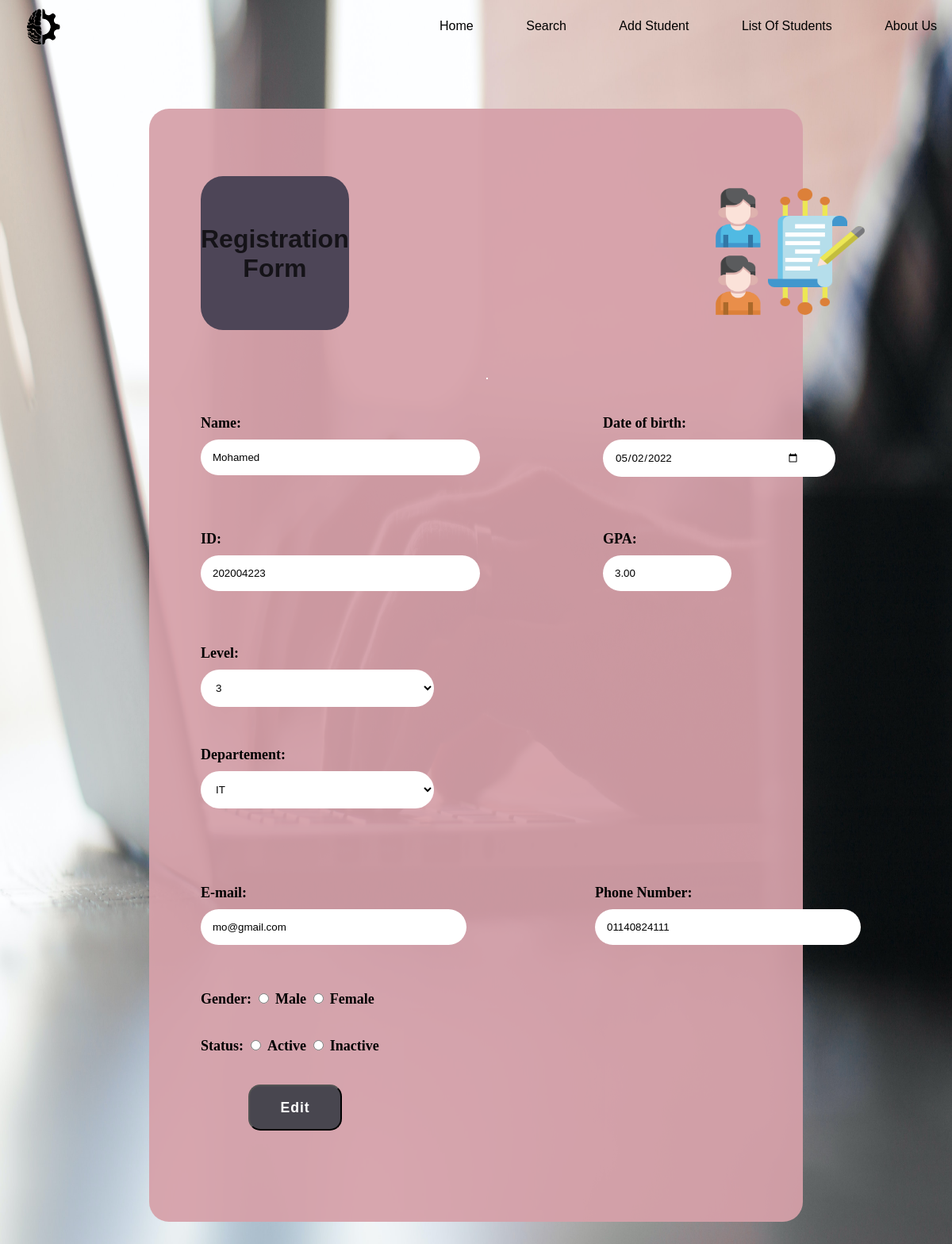
The page /edit/202004223 on the database its author committed.
### pages/models.py (models this page shows, shortened)
class Student(models.Model):
    name = models.CharField(max_length=100)
    studentID = models.CharField(max_length=8, unique=True)
    Email = models.EmailField()
    date = models.DateField()
    GPA = models.DecimalField(max_digits=3,decimal_places=2)
    levels = [ ('Level 1','Level 1'), ('Level 2','Level 2'),
            ('Level 3','Level 3'), ('Level 4','Level 4')]
    level = models.CharField(max_length=50, choices=levels)
    departments = [('IS', 'IS'), ('CS', 'CS'),
                   ('IT', 'IT'), ('DS', 'DS'), ('AI', 'AI')]
    department = models.CharField(max_length=50, choices=departments)
    phone = models.CharField(max_length=20)
    gender = models.CharField(max_length=50 ,choices=[('Female','Female'), ('Male', 'Male')])
    status = models.CharField(max_length=50,choices=[('Active', 'Active'), ('Inactive','Inactive')])
    class Meta:
        ordering = ['status','studentID']

### pages/views.py (the view, shortened to what this page needs)
# urls.py: path('edit/<int:id>',views.edit, name='edit'),
def edit(request,id):
    student_id = Student.objects.get(studentID=id)
    stu = {'stu': student_id}
    return render(request,'pages/edit.html' , stu)

### templates/pages/edit.html (shortened to what this page needs)
{% load static %}
<!DOCTYPE html>
<html>
    <head>
        <link rel="stylesheet" href="{% static 'css/bar.css' %}">
        <link rel="stylesheet" href="{% static 'css/Edit Student Data Page.css' %}">
        <link rel="stylesheet" href="https://cdnjs.cloudflare.com/ajax/libs/font-awesome/6.1.1/css/all.min.css">
         <link rel="stylesheet" href="{% static 'css/add.css' %}">
    </head>
    <body>
        <div class="nav">
            <ul>
                <li>
                    <a href="{% url 'index' %}">Home</a>
                </li>
                <li>
                    <a href="{% url 'search' %}" >Search</a>
                </li>
                <li>
                    <a href="{% url 'add' %}">Add Student</a>
                </li>
                <li>
                    <a href="{% url 'list' %}">List Of Students</a>
                </li>
                <li>
                    <a href="{% url 'about' %}" >About Us</a>
                </li>
            </ul>
        </div>
        <form method="post">
            <div class="container">
                <div class="logo">
                    <div class="add">
                        <h1 id="reg">Registration Form</h1>
                    </div>
                    <div class="img">
                        <img src="{% static '/image/add/add.png' %}" height="170" width="200">
                    </div>
                </div>
                <hr>
            <div class="two_div">
                <div>
                    <label class="text">Name:</label>
                    <br>
                    <input id="name" class="2" name="name" type="text" value="{{stu.name}}" required placeholder="Enter your name">
                </div>
                <div>
                    <label class="text">Date of birth:</label>
                    <br>
                    <input id="date" class="2" type="date" name="date" value="{{stu.date|date:'Y-m-d'}}" placeholder="Enter your birthday">
                </div>
            </div>
            <br>
            <div class="two_div">
                <div>
                    <label class="text">ID:</label>
                    <br>
                    <input id="id" class="2" type="text" value="{{stu.studentID}}" name="id" required placeholder="Enter your id">
                </div>
                <div>
                    <label class="text">GPA:</label>
                    <br>
                    <input id="gpa" class="2" type="number" name="gpa" value="{{stu.GPA}}"
                    required placeholder="Enter your GPA"
                    min="0" max="4" step="0.1">
                </div>
            </div>
            <br>
            <div class="two_div">
                <div>
                    <label class="text">Level:</label>
                    <br>
                    <select id="drop" name="level" class="2" required>
                         <option value = "{{stu.level}}">{{stu.level}}</option>
                    </select>
                </div>
            </div>
            <div class="two_div">
                <div>
                    <label class="text" for="Departement">Departement:</label>
                    <br>
                    <select id="Departement" class="2" name="department">
                        <option value="{{stu.department}}">{{stu.department}}</option>
                    </select>
                </div>
            </div>
            </div>
            <br>
            <br>
            <div class="two_div">
                <div>
                    <label class="text">E-mail:</label>
                    <br>
                    <input id="email" name="email" class="2" type="email" value="{{stu.Email}}" required placeholder="Enter your E-mail">
                </div>
                <div>
                    <label class="text">Phone Number:</label>
                    <br>
                    <input id="phone" name="phone" class="2" type="text" value="{{stu.phone}}" placeholder="Enter your phone">
                </div>
            </div>
            <br>
            <div class="gender">
                    <label class="text">Gender:</label>
                    <input id="male" name="Gender" type="radio" value="Male">
                    <label class="text" for="male">Male</label>
                    <input id="female" name="Gender" type="radio" value="Female">
                    <label class="text" for="female">Female</label>
            </div>
            <br>
            <div class="status">
                    <label class="text">Status:</label>
                    <input id="active" name="status" type="radio" value="Active">
                    <label class="text" for="active">Active</label>
                    <input id="inactive" name="status" type="radio" value="Inactive">
                    <label class="text" for="inactive">Inactive</label>
            </div>
            <br>
            <br>
            <div class="button">
                 <input class="submit" type="submit" value="Edit" onclick="Valid_Data();">
            </div>
        </form>
    </body>
</html>

### project/static/css/bar.css (style rules this page uses)
* { font-family: 'Poppins', sans-serif; box-sizing: border-box; scroll-behavior: smooth; }
.nav { margin: -25px; padding-top: 11px ; padding-bottom: 10px; overflow: hidden; background:linear-gradient(rgb(15, 15, 95) rgb(25, 25, 154),rgb(50, 50, 158)); background-repeat: no-repeat; }
.nav ul { list-style-type: none ; border-radius: 3px; text-align: right; background-image: url('/static/image/bar/icon.png'); background-repeat:no-repeat; background-size: 48px; background-position: 4% 10%; }
.nav ul li { display: inline-block; margin-left:10px ; margin-right: 20px; }
li a { display: inline-block; color: rgb(0, 0, 0); padding: 14px 16px; text-decoration: none; }

### project/static/css/Edit Student Data Page.css (style rules this page uses)
body { background-color: rgba(221 211 211 / 30%); }
h1 { margin-top :51px; text-align: center; color: rgb(0 0 0 / 72%) }
hr { margin:50px 360px }

### project/static/css/add.css (style rules this page uses)
form { background-color: #d6a0a9ef; border-radius: 25px; padding: 65px; margin: 80px 180px; text-align: left; font-family: 'IntegralCF','sans-serif'; font-size: 16px; font-weight: bold; color: black; }
hr { border: 1px solid white; margin-bottom: 25px; }
.logo { display: flex; grid-column-gap: 200px; }
.text { font-family: 'Times New Roman', Times, serif; font-size: large; color: black; font: bold; }
input[class="2"] { border-radius: 35px; width: 170%; padding: 15px; margin: 10px 0px 10px 0; border: none; background: white; }
input[type="date"] { padding-right: 45px; }
input[type="number"] { padding-right: 24px; }
#Departement { padding-right: 93px; }
#drop { padding-right:69px; }
.status { display:inline-block; }
select { border-radius: 35px; width: 200%; padding: 15px; margin: 10px 0px 10px 0; border: none; background: white; padding-right: 90px; }
.two_div { display: flex; grid-column-gap: 300px; }
div { padding: 10px 0px 10px 0px; }
.submit , .reset { color: #fff; background-color: #48464f; text-decoration: none; font-size: 1.1em; font-weight: 600; display: inline-block; padding: 0.9375em 2.1875em; letter-spacing: 1px; border-radius: 15px; margin-bottom: 40px; transition: 0.7s ease }
.submit { margin-left:60px; }
.add { background-color: #4D4557; border-radius: 15%; text-align: center; }
body { background-image: url('/static/image/search/search.jpg'); background-repeat: no-repeat; background-size: 100% 100%; background-attachment: fixed; }
.img { margin-left: 37%; }

### rows shown on the page
Student: name "Mohamed", date "05/02/2022", id "202004223", gpa "3.00", level "3", department "IT", email "mo@gmail.com", phone "01140824111"
